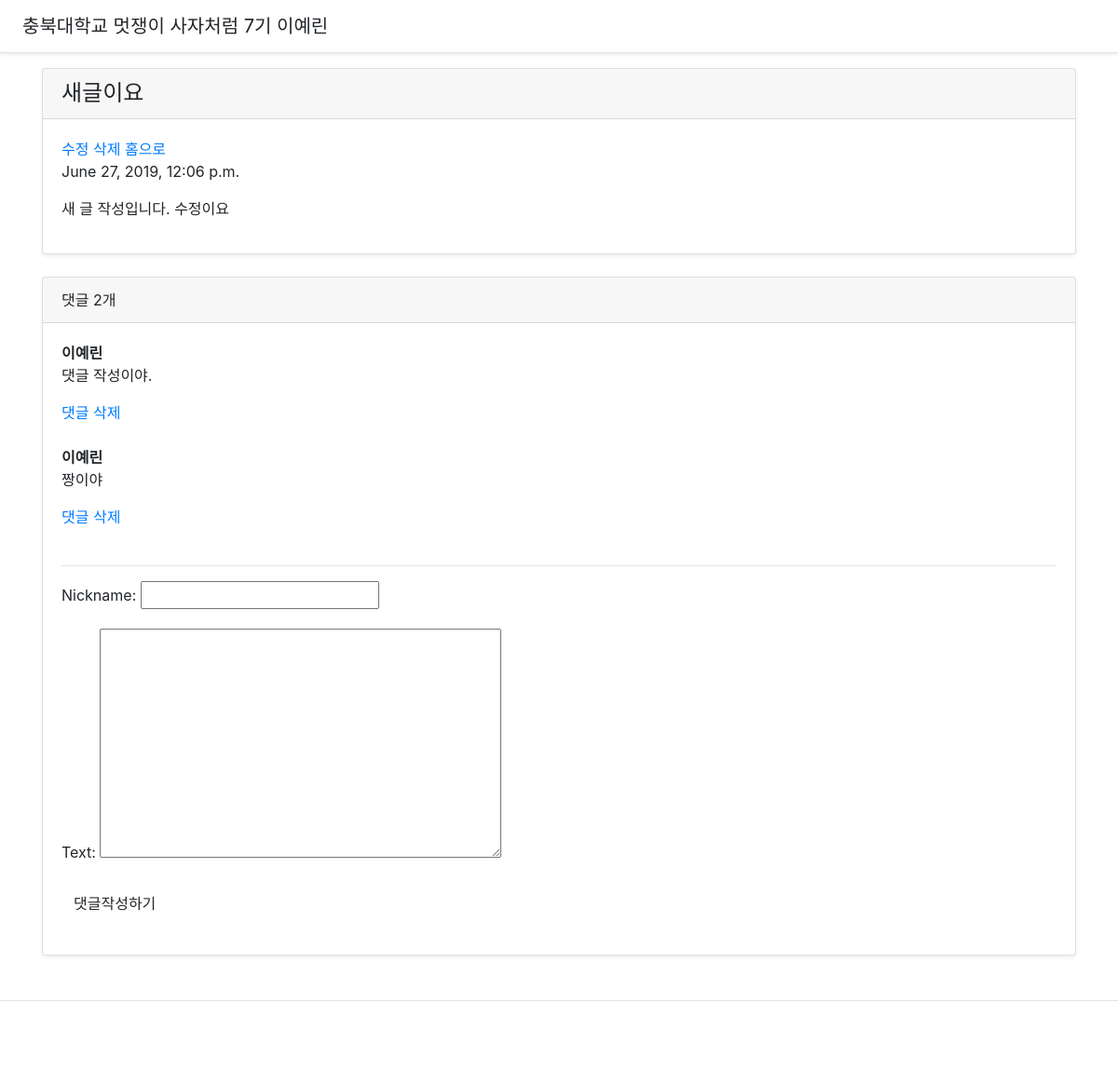
Page /blog/post/2/ (signed in) on the committed database.
### blog/models.py (models this page shows, shortened)
class Post(models.Model):
    author = models.ForeignKey('auth.User', on_delete=models.CASCADE)
    title = models.CharField(max_length = 200)
    text = models.TextField()
    created_date = models.DateTimeField(default = timezone.now)
    published_date = models.DateTimeField(blank = True, null = True)

class Comment(models.Model):
    post = models.ForeignKey('blog.Post', related_name='comments', on_delete=models.CASCADE)
    nickname = models.CharField(max_length=200)
    text = models.TextField()
    created_date = models.DateTimeField(default=timezone.now)

### blog/views.py (the view)
# urls.py: path('post/<int:post_id>/', views.detail, name = 'detail'),
@login_required
def detail(request, post_id):
    post_detail = get_object_or_404(Post, pk = post_id)
    form = CommentForm()
    return render(request, 'blog/detail.html', {'post':post_detail, 'form':form,})

### blog/forms.py
class CommentForm(forms.ModelForm):
    class Meta:
        model = Comment
        fields = ('nickname', 'text')

### blog/templates/blog/detail.html (shortened to what this page needs)
<!doctype html>
<html lang="en">
  <head>
    <link rel="stylesheet" href="https://stackpath.bootstrapcdn.com/bootstrap/4.3.1/css/bootstrap.min.css">
<link href="/docs/4.3/dist/css/bootstrap.min.css" rel="stylesheet">
    <link href="" rel="stylesheet">
  </head>
  <body>
    <div class="d-flex flex-column flex-md-row align-items-center p-3 px-md-4 mb-3 bg-white border-bottom shadow-sm">
  <h5 class="my-0 mr-md-auto font-weight-normal">충북대학교 멋쟁이 사자처럼 7기 이예린</h5>
</div>
<div class="container">
        <div class="card mb-4 shadow-sm">
          <div class="card-header">
            <h4 class="my-0 font-weight-normal">{{post.title}}</h4>
          </div>
          <div class="card-body">
            <a href = "{% url 'edit' post.id %}">수정</a>
            <a href = "{% url 'delete' post.id %}">삭제</a>
            <a href = "{% url 'home' %}">홈으로</a>
            <p>{{post.created_date}}</p>
            <p>{{post.text}}</p>
          </div>
        </div>
        <div class="card mb-4 shadow-sm">
                <div class="card-header">
                  <p class="my-0 font-weight-normal">댓글 {{ post.comments.count }}개</p>
                </div>
                <div class="card-body">
                        {% for comment in post.comments.all %}
                        <div>
                            <strong>{{comment.nickname}}</strong>
                            {{comment.text|linebreaks}}
                            <a href = "{% url 'comment_delete' comment_id=comment.id %}" onclick="return confirm('정말로 삭제하시겠습니까?')">댓글 삭제</a>
                        </div>
                        <br>
                        {% empty %}
                        <p>아직 댓글이 없어요! 첫번째 댓글을 남겨주세요:)</p>
                        {% endfor %}
                        <hr>
                        <div class="form-group">
                            <form method ="POST" action="{% url 'add_comment' post.id %}">
                                {{ form.as_p }}
                                <button type = "submit" class="save btn btn-default">댓글작성하기</button>
                            </form>
                        </div>
                </div>
              </div>
      </div>
      <footer class="pt-4 my-md-5 pt-md-5 border-top">
      </footer>
    </body>
    </html>

### rows in the picture
Post: title "새글이요", created_date "June 27, 2019, 12:06 p.m.", text "새 글 작성입니다. 수정이요", comments.count "2"
Comment: nickname "이예린", text "댓글 작성이야."
Comment: nickname "이예린", text "짱이야"
